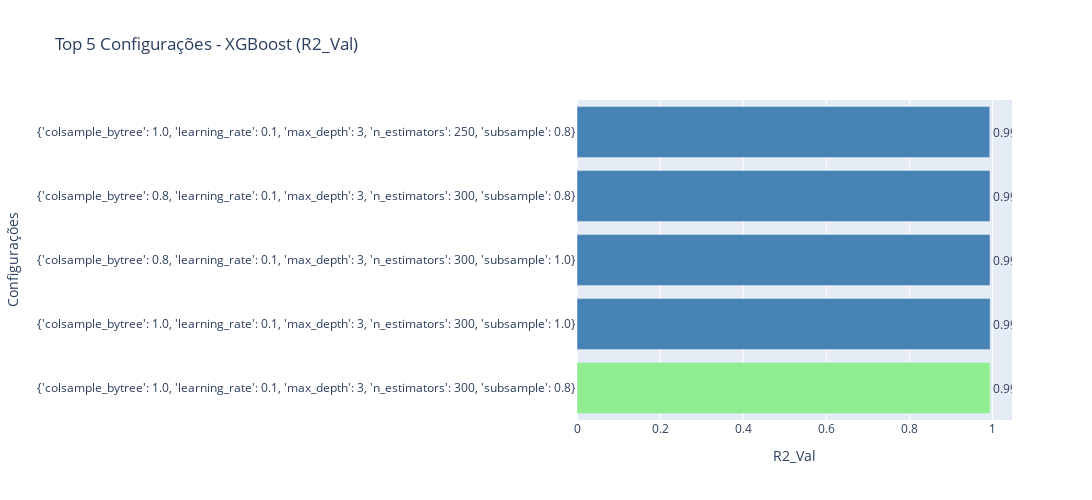
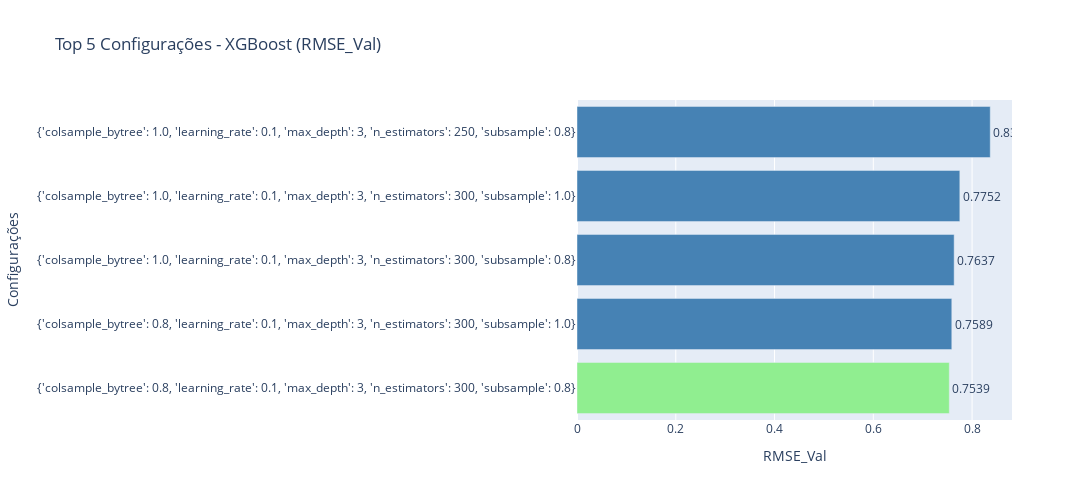
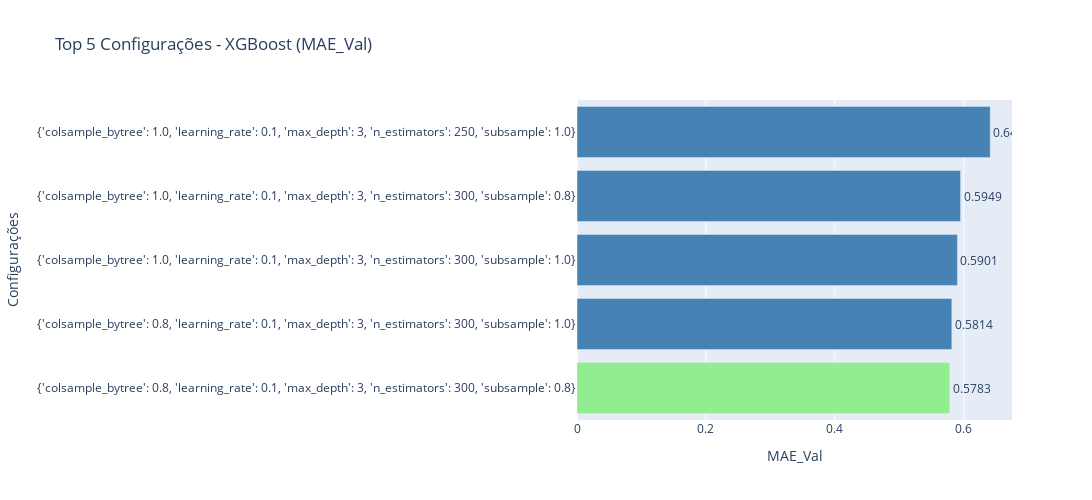

The notebook cell saved with these charts, in order:
### Markdown cell above
___
## Escolha do melhor modelo

Com base nos três gráficos fornecidos, no conjunto de validação o modelo XGBoost foi a melhor escolha. A análise dos gráficos de MAE, R2, e RMSE valida essa decisão.

### Análise dos Gráficos
- MAE_Val (Erro Médio Absoluto): Este gráfico (primeira imagem) mostra que o XGBoost tem o menor valor de MAE (0.5783) em comparação com os outros modelos. O MAE mede o erro médio das previsões do modelo, e um valor menor indica que as previsões estão, em média, mais próximas dos valores reais.

- RMSE_Val (Raiz do Erro Quadrático Médio): Similar ao MAE, o RMSE penaliza erros maiores. O XGBoost também apresenta o menor RMSE (0.7539), como visto no terceiro gráfico. Isso confirma que o modelo não apenas tem um erro médio baixo, mas também não comete erros grandes com frequência.

- R2_Val (Coeficiente de Determinação): O gráfico do R2 (segunda imagem) mostra a proporção da variância na variável dependente que é previsível a partir da(s) variável(is) independente(s). O XGBoost tem o maior valor de R2 (0.9943), muito próximo de 1. Um valor de R2 alto indica que o modelo consegue explicar quase toda a variância dos dados, ou seja, suas previsões são extremamente precisas.

___

### Code cell
plot_top5_configuracoes_plotly('data/models_results/XGBoost.json', metric='R2_Val')
plot_top5_configuracoes_plotly('data/models_results/XGBoost.json', metric='RMSE_Val')
plot_top5_configuracoes_plotly('data/models_results/XGBoost.json', metric='MAE_Val')

### Figure 1 — Plotly figure (JSON) as saved in the notebook; plotly's stock layout.template omitted (floating-point values rounded to 4 significant figures)
{"data": [{"hovertemplate": "Highlight=Melhor<br>R2_Val=%{x}<br>Config_Label=%{y}<br>text=%{text}<extra></extra>", "legendgroup": "Melhor", "marker": {"color": "lightgreen", "pattern": {"shape": ""}}, "name": "Melhor", "orientation": "h", "showlegend": true, "text": [0.9943], "textposition": "outside", "type": "bar", "x": [0.9943], "xaxis": "x", "y": ["{'colsample_bytree': 1.0, 'learning_rate': 0.1, 'max_depth': 3, 'n_estimators': 300, 'subsample': 0.8}"], "yaxis": "y"}, {"hovertemplate": "Highlight=Outros<br>R2_Val=%{x}<br>Config_Label=%{y}<br>text=%{text}<extra></extra>", "legendgroup": "Outros", "marker": {"color": "steelblue", "pattern": {"shape": ""}}, "name": "Outros", "orientation": "h", "showlegend": true, "text": [0.994, 0.9938, 0.9936, 0.9932], "textposition": "outside", "type": "bar", "x": [0.994, 0.9938, 0.9936, 0.9932], "xaxis": "x", "y": ["{'colsample_bytree': 1.0, 'learning_rate': 0.1, 'max_depth': 3, 'n_estimators': 300, 'subsample': 1.0}", "{'colsample_bytree': 0.8, 'learning_rate': 0.1, 'max_depth': 3, 'n_estimators': 300, 'subsample': 1.0}", "{'colsample_bytree': 0.8, 'learning_rate': 0.1, 'max_depth': 3, 'n_estimators': 300, 'subsample': 0.8}", "{'colsample_bytree': 1.0, 'learning_rate': 0.1, 'max_depth': 3, 'n_estimators': 250, 'subsample': 0.8}"], "yaxis": "y"}], "layout": {"barmode": "relative", "height": 500, "legend": {"title": {"text": "Highlight"}, "tracegroupgap": 0}, "showlegend": false, "title": {"text": "Top 5 Configurações - XGBoost (R2_Val)"}, "width": 1500, "xaxis": {"anchor": "y", "domain": [0, 1], "title": {"text": "R2_Val"}}, "yaxis": {"anchor": "x", "domain": [0, 1], "title": {"text": "Configurações"}}}}

### Figure 2 — Plotly figure (JSON) as saved in the notebook; plotly's stock layout.template omitted (floating-point values rounded to 4 significant figures)
{"data": [{"hovertemplate": "Highlight=Melhor<br>RMSE_Val=%{x}<br>Config_Label=%{y}<br>text=%{text}<extra></extra>", "legendgroup": "Melhor", "marker": {"color": "lightgreen", "pattern": {"shape": ""}}, "name": "Melhor", "orientation": "h", "showlegend": true, "text": [0.7539], "textposition": "outside", "type": "bar", "x": [0.7539], "xaxis": "x", "y": ["{'colsample_bytree': 0.8, 'learning_rate': 0.1, 'max_depth': 3, 'n_estimators': 300, 'subsample': 0.8}"], "yaxis": "y"}, {"hovertemplate": "Highlight=Outros<br>RMSE_Val=%{x}<br>Config_Label=%{y}<br>text=%{text}<extra></extra>", "legendgroup": "Outros", "marker": {"color": "steelblue", "pattern": {"shape": ""}}, "name": "Outros", "orientation": "h", "showlegend": true, "text": [0.7589, 0.7637, 0.7752, 0.8368], "textposition": "outside", "type": "bar", "x": [0.7589, 0.7637, 0.7752, 0.8368], "xaxis": "x", "y": ["{'colsample_bytree': 0.8, 'learning_rate': 0.1, 'max_depth': 3, 'n_estimators': 300, 'subsample': 1.0}", "{'colsample_bytree': 1.0, 'learning_rate': 0.1, 'max_depth': 3, 'n_estimators': 300, 'subsample': 0.8}", "{'colsample_bytree': 1.0, 'learning_rate': 0.1, 'max_depth': 3, 'n_estimators': 300, 'subsample': 1.0}", "{'colsample_bytree': 1.0, 'learning_rate': 0.1, 'max_depth': 3, 'n_estimators': 250, 'subsample': 0.8}"], "yaxis": "y"}], "layout": {"barmode": "relative", "height": 500, "legend": {"title": {"text": "Highlight"}, "tracegroupgap": 0}, "showlegend": false, "title": {"text": "Top 5 Configurações - XGBoost (RMSE_Val)"}, "width": 1500, "xaxis": {"anchor": "y", "domain": [0, 1], "title": {"text": "RMSE_Val"}}, "yaxis": {"anchor": "x", "domain": [0, 1], "title": {"text": "Configurações"}}}}

### Figure 3 — Plotly figure (JSON) as saved in the notebook; plotly's stock layout.template omitted (floating-point values rounded to 4 significant figures)
{"data": [{"hovertemplate": "Highlight=Melhor<br>MAE_Val=%{x}<br>Config_Label=%{y}<br>text=%{text}<extra></extra>", "legendgroup": "Melhor", "marker": {"color": "lightgreen", "pattern": {"shape": ""}}, "name": "Melhor", "orientation": "h", "showlegend": true, "text": [0.5783], "textposition": "outside", "type": "bar", "x": [0.5783], "xaxis": "x", "y": ["{'colsample_bytree': 0.8, 'learning_rate': 0.1, 'max_depth': 3, 'n_estimators': 300, 'subsample': 0.8}"], "yaxis": "y"}, {"hovertemplate": "Highlight=Outros<br>MAE_Val=%{x}<br>Config_Label=%{y}<br>text=%{text}<extra></extra>", "legendgroup": "Outros", "marker": {"color": "steelblue", "pattern": {"shape": ""}}, "name": "Outros", "orientation": "h", "showlegend": true, "text": [0.5814, 0.5901, 0.5949, 0.641], "textposition": "outside", "type": "bar", "x": [0.5814, 0.5901, 0.5949, 0.641], "xaxis": "x", "y": ["{'colsample_bytree': 0.8, 'learning_rate': 0.1, 'max_depth': 3, 'n_estimators': 300, 'subsample': 1.0}", "{'colsample_bytree': 1.0, 'learning_rate': 0.1, 'max_depth': 3, 'n_estimators': 300, 'subsample': 1.0}", "{'colsample_bytree': 1.0, 'learning_rate': 0.1, 'max_depth': 3, 'n_estimators': 300, 'subsample': 0.8}", "{'colsample_bytree': 1.0, 'learning_rate': 0.1, 'max_depth': 3, 'n_estimators': 250, 'subsample': 1.0}"], "yaxis": "y"}], "layout": {"barmode": "relative", "height": 500, "legend": {"title": {"text": "Highlight"}, "tracegroupgap": 0}, "showlegend": false, "title": {"text": "Top 5 Configurações - XGBoost (MAE_Val)"}, "width": 1500, "xaxis": {"anchor": "y", "domain": [0, 1], "title": {"text": "MAE_Val"}}, "yaxis": {"anchor": "x", "domain": [0, 1], "title": {"text": "Configurações"}}}}
